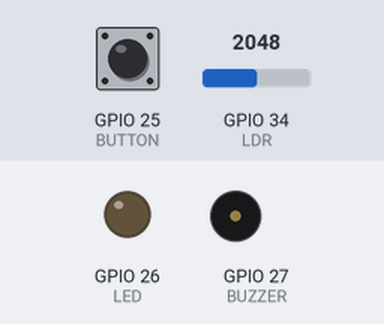
The sketch below on a simulated ESP32. On the bench: output pins drawn as LEDs (lit = HIGH), buzzer (waves = sounding, pin HIGH). The test bench sets the inputs (shaded band); at power-on: GPIO 34 (LDR) = 2048, GPIO 25 (BUTTON) HIGH. WiFi joins after 1.5 s; servers stay silent unless stated; uploads are accepted with an empty reply; what the sketch prints to the serial monitor is not drawn.

Above: at 2.7 s.
2.8 s: GPIO 34 (LDR) set to 2439
4.3 s: GPIO 34 (LDR) set to 2574
At 5.2 s:
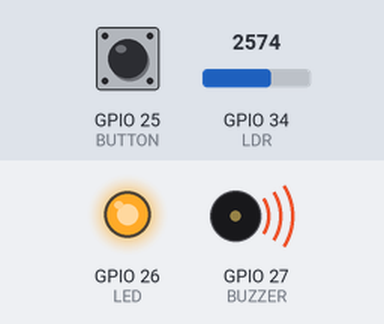
6.0 s: GPIO 34 (LDR) set to 2460
At 6.6 s:
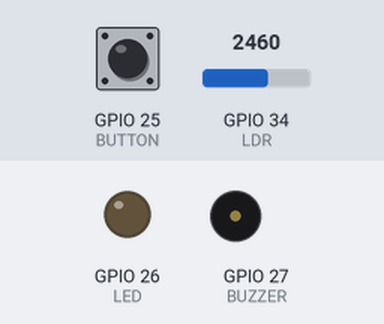
7.5 s: GPIO 34 (LDR) set to 2540
At 8.1 s:
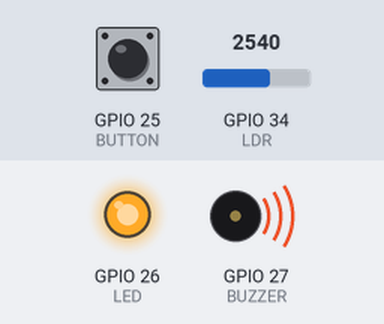
Timing chart, 0 to 10.2 s (numbered marks = the images above; inputs shaded):
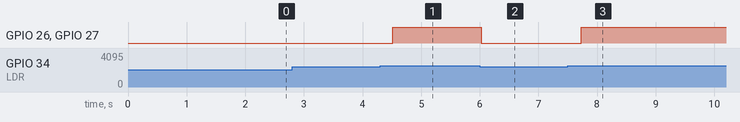

Measured:
- the behaviour switches between 2500 and 2501 on GPIO 34 (LDR) (found by bisection; images 0 and 1)
- after the input at 2.8 s, every drawn part: stays the same
- after the input at 4.3 s, GPIO 26 (LED), GPIO 27 (BUZZER): LOW → HIGH after 0.22 s
- after the input at 6.0 s, GPIO 26 (LED), GPIO 27 (BUZZER): HIGH → LOW at once
- after the input at 7.5 s, GPIO 26 (LED), GPIO 27 (BUZZER): LOW → HIGH after 0.23 s

The sketch:

sun_alarm.ino
```cpp
#include <WiFi.h>
#include <WebServer.h>
#include <HTTPClient.h>

// ---- Settings: change these ----
const char* ssid = "YOUR_WIFI_NAME";
const char* password = "YOUR_WIFI_PASSWORD";
String topic = "my-sun-alarm-48271";   // must match the topic in the ntfy app
int limit = 2500;                      // light above this = sun is up
// --------------------------------

const int LED = 26;
const int BUZZER = 27;
const int BUTTON = 25;
const int LDR = 34;

bool silenced = false;
bool alarmOn = false;
bool notified = false;
int light = 0;

WebServer server(80);

void sendNotification(String msg) {
  HTTPClient http;
  http.begin("http://ntfy.sh/" + topic);
  http.POST(msg);
  http.end();
}

String page() {
  String html = "<!DOCTYPE html><html><head>";
  html += "<meta name='viewport' content='width=device-width, initial-scale=1'>";
  html += "<meta http-equiv='refresh' content='2'>";
  html += "<style>body{font-family:sans-serif;text-align:center;margin-top:40px;}";
  html += "h1{font-size:48px;}a{display:inline-block;margin-top:20px;padding:15px 30px;";
  html += "background:#333;color:#fff;text-decoration:none;border-radius:10px;font-size:20px;}</style>";
  html += "</head><body>";
  if (alarmOn) html += "<h1 style='color:orange'>SUN IS UP!</h1>";
  else html += "<h1 style='color:gray'>Waiting...</h1>";
  html += "<p>Light: " + String(light) + "</p>";
  html += "<p>Limit: " + String(limit) + "</p>";
  html += "<a href='/silence'>Silence</a>";
  html += "</body></html>";
  return html;
}

void handleRoot() { server.send(200, "text/html", page()); }

void handleSilence() {
  silenced = true;
  server.sendHeader("Location", "/");
  server.send(303);
}

void setup() {
  Serial.begin(115200);
  pinMode(LED, OUTPUT);
  pinMode(BUZZER, OUTPUT);
  pinMode(BUTTON, INPUT_PULLUP);

  WiFi.begin(ssid, password);
  Serial.print("Connecting");
  while (WiFi.status() != WL_CONNECTED) {
    delay(500);
    Serial.print(".");
  }
  Serial.println();
  Serial.print("Open this on your phone: http://");
  Serial.println(WiFi.localIP());

  server.on("/", handleRoot);
  server.on("/silence", handleSilence);
  server.begin();
}

void loop() {
  server.handleClient();

  light = analogRead(LDR);

  if (digitalRead(BUTTON) == LOW) silenced = true;

  bool bright = light > limit;
  if (!bright) {
    silenced = false;
    notified = false;
  }

  alarmOn = bright && !silenced;

  if (bright && !notified) {
    sendNotification("Sun is up! Light = " + String(light));
    notified = true;
  }

  digitalWrite(LED, alarmOn ? HIGH : LOW);
  digitalWrite(BUZZER, alarmOn ? HIGH : LOW);

  delay(50);
}
```
